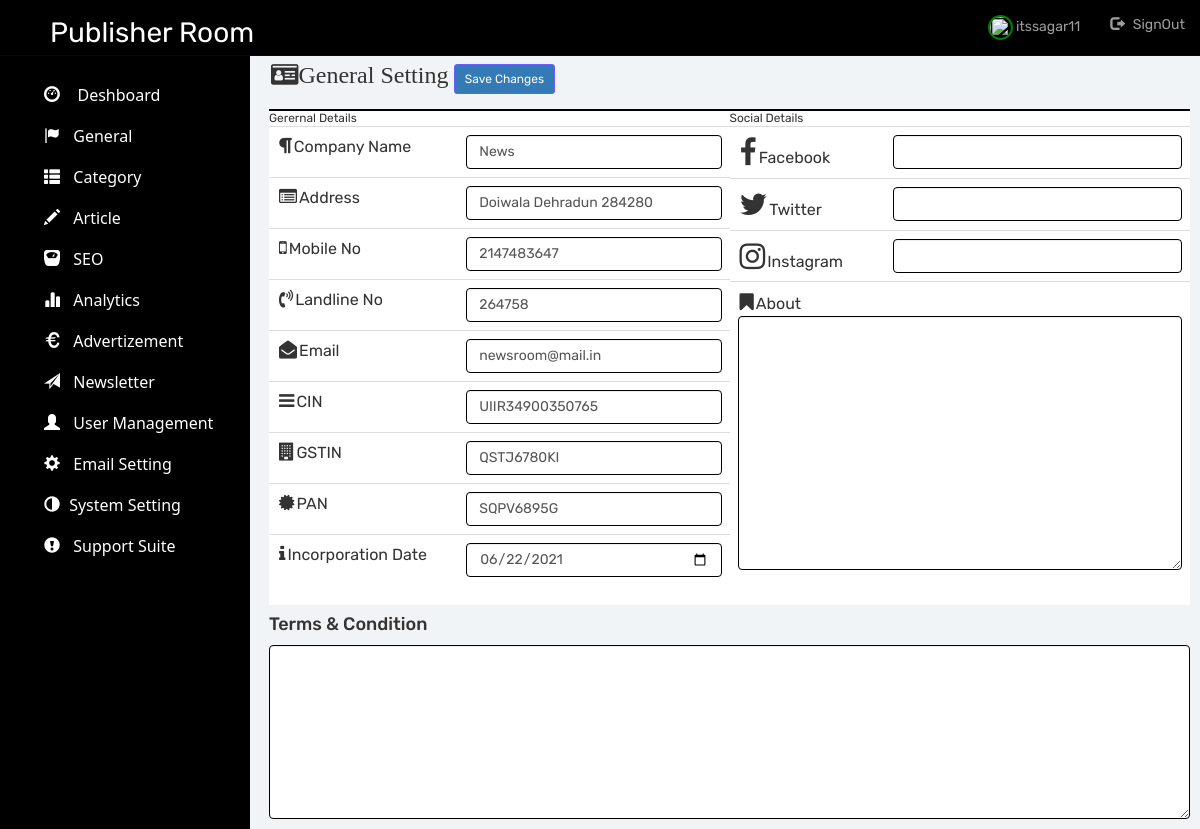
Page /admin/General/view.php (signed in) on the committed database.
### tables this page shows
CREATE TABLE `companyprofile` (
  `CompanyName` varchar(255) NOT NULL,
  `Address` varchar(50) DEFAULT NULL,
  `About` varchar(455) NOT NULL,
  `MobileNo` int(100) NOT NULL,
  `LandlineNo` int(10) DEFAULT NULL,
  `Email` varchar(100) NOT NULL,
  `CIN` varchar(20) NOT NULL,
  `GSTIN` varchar(20) DEFAULT NULL,
  `PAN` varchar(20) DEFAULT NULL,
  `IncorporationDate` date DEFAULT NULL,
  `Twitter` varchar(255) DEFAULT NULL,
  `Instagram` varchar(255) NOT NULL,
  `Facebook` varchar(255) NOT NULL,
  `Terms` varchar(500) DEFAULT NULL,
  `id` int(10) NOT NULL DEFAULT 100
);

### admin/General/view.php (the view, shortened to what this page needs)
<?php
require('../includes/header.php');
require('../includes/config.php');
 if($user['General']==1){
?>
</head>
<body>
	<main>
		<span class="fa fa-id-card" style="font-size: 24px;">General Setting</span> <button type="button" id="submit" class="btn btn-primary btn-sm">Save Changes</button><span id="alert"></span>
		<br><br>
		<div class="detail-container-container">
		<div class="detail-container">
			<table class="table table-responsive">
				<?php
					$query="SELECT * FROM companyprofile";
					$result=mysqli_query($conn,$query);
					if (mysqli_num_rows($result)>0) {
						$row=mysqli_fetch_assoc($result);
				?>
				<tr>
					<small> Gerernal Details</small>
				</tr>
				<tr>
					<td><span class=" fa fa-paragraph" style="font-size:18px;"></span>Company Name</td>
					<td> <input type="text" name="name" id="name" class="form-control" value="<?php echo $row["CompanyName"]?>"> </td>
				</tr>
					<tr>
					<td><span class=" fa fa-list-alt" style="font-size:18px;"></span>Address</td>
					<td><input class="form-control" type="text" id="address" value="<?php echo $row['Address']?>"td>
				</tr>
					<tr>
					<td><span class=" fa fa-mobile-phone" style="font-size:18px;"></span>Mobile No</td>
					<td><input class="form-control" type="tel" id="number" value="<?php echo $row["MobileNo"]?>"></td>
				</tr>
				<tr>
					<td><span class=" fa fa-volume-control-phone" style="font-size:18px;"></span>Landline No</td>
					<td><input class="form-control" type="tel" id="telephone" value="<?php echo $row["LandlineNo"]?>"> </td>
				</tr>
					<tr>
					<td><span class=" fa fa-envelope-open" style="font-size:18px;"></span>Email</td>
					<td> <input class="form-control" type="email" id="email" value="<?php echo $row["Email"]?>"></td>
				</tr>
					<tr>
					<td><span class=" fa fa-bars" style="font-size:18px;"></span>CIN</td>
					<td><input type="text" id="CIN" class="form-control" value="<?php echo $row["CIN"]?>"></td>
				</tr>
				<tr>
					<td><span class=" fa fa-building" style="font-size:18px;"></span>GSTIN</td>
					<td> <input type="text" class="form-control"id="GSTIN" value="<?php echo $row["GSTIN"]?>"></td>
				</tr>
				<tr>
					<td><span class=" fa fa-certificate" style="font-size:18px;"></span>PAN</td>
					<td> <input type="text" id="PAN" class="form-control" value="<?php echo $row["PAN"]?>"> </td>
				</tr>
					<tr>
					<td><span class=" fa fa-info" style="font-size:18px;"></span>Incorporation Date</td>
					<td><input type="date" id="INDate" value="<?php echo $row["IncorporationDate"]?>" class="form-control"></td>
				</tr>
			</table>
		<?php }?>
			<?php }
			else{
				echo "<script>Console.log('Permission Restricted')</script>";
			}
		?>
		</div>
		<div class="detail-container">
				<table class="table table-responsive">
					<tr>
					<small> Social Details</small>
				</tr>
						<tr>
					<td><span class="fa fa-facebook"></span>Facebook</td>
					<td><input class="form-control" type="text" id="Facebook" value="<?php echo $row["Facebook"]?>"></td>
				</tr>
				<tr>
					<td><span class="fa fa-twitter"></span>Twitter</td>
					<td><input class="form-control" type="text" id="Twitter" value="<?php echo $row["Twitter"]?>"></td>
				</tr>
				<tr>
					<td><span class="fa fa-instagram"></span>Instagram</td>
					<td><input class="form-control" type="text" id="Instagram" value="<?php echo $row["Instagram"]?>"></td>
				</tr>
				<tr>
					<td colspan="2"><span class="fa fa-bookmark" style="font-size:20px;"></span>About<br><textarea class="form-control" rows="12" id="about"><?php echo $row['About']; ?></textarea></td>
				</tr>
				</table>
		</div>
		<i></i><h4> Terms & Condition</h4>
		<textarea class="form-control" rows="8" id="terms"> <?php echo $row['Terms']; ?></textarea>
	</div>
	</main>
</body>
</html>

### admin/General/view.php (style rules this page uses)
.btn { border:1px solid #6B5CFF; }
.detail-container-container { display:flex; flex-wrap: wrap; justify-content: space-between; border-top:2px solid #000000; }
.detail-container { width:50%; background-color:#ffffff; }
.table { background-color: #ffffff; border-radius: 4px; padding: 5px; }
.form-control { border:1px solid #000000; }
.fa { padding: 2px; font-size: 30px; width: auto; text-align: center; text-decoration: none; margin: auto; border-radius: 50%; }

### rows in the picture
companyprofile: name "News", Address "Doiwala Dehradun 284280", MobileNo "2147483647", LandlineNo "264758", Email "newsroom@mail.in", CIN "UIIR34900350765", GSTIN "QSTJ6780KI", PAN "SQPV6895G", IncorporationDate "06/22/2021"

### other values in the picture
$user['Username'] "itssagar11"
